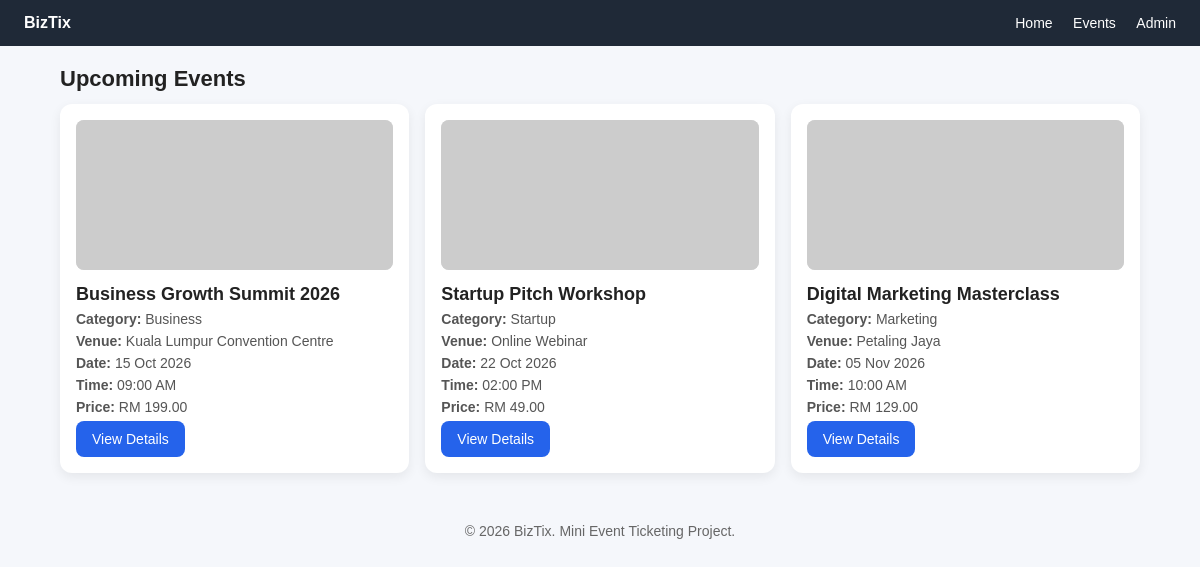
Screenshot of /events.php with the database file from the repository.
### tables this page shows
CREATE TABLE IF NOT EXISTS events (
    event_id INT AUTO_INCREMENT PRIMARY KEY,
    category_id INT NULL,
    title VARCHAR(255) NOT NULL,
    description TEXT NULL,
    venue VARCHAR(255) NOT NULL,
    event_date DATE NOT NULL,
    event_time TIME NOT NULL,
    ticket_price DECIMAL(10,2) NOT NULL DEFAULT 0.00,
    capacity INT NOT NULL DEFAULT 100,
    status ENUM('active', 'closed', 'cancelled') NOT NULL DEFAULT 'active',
    created_at TIMESTAMP DEFAULT CURRENT_TIMESTAMP,
    updated_at TIMESTAMP DEFAULT CURRENT_TIMESTAMP ON UPDATE CURRENT_TIMESTAMP,
    CONSTRAINT fk_events_category
        FOREIGN KEY (category_id) REFERENCES categories(category_id)
        ON DELETE SET NULL
        ON UPDATE CASCADE
);

CREATE TABLE IF NOT EXISTS categories (
    category_id INT AUTO_INCREMENT PRIMARY KEY,
    category_name VARCHAR(100) NOT NULL UNIQUE,
    created_at TIMESTAMP DEFAULT CURRENT_TIMESTAMP
);

### events.php (the view, shortened to what this page needs)
<?php
require_once "db.php";
$sql = "SELECT e.*, c.category_name
        FROM events e
        LEFT JOIN categories c ON e.category_id = c.category_id
        WHERE e.status = 'active'
        ORDER BY e.event_date ASC, e.event_time ASC";
$result = mysqli_query($conn, $sql);
?>
<!DOCTYPE html>
<html lang="en">
<head>
    <link rel="stylesheet" href="assets/css/style.css">
</head>
<body>
    <div class="navbar">
        <div><strong>BizTix</strong></div>
        <div>
            <a href="index.php">Home</a>
            <a href="events.php">Events</a>
            <a href="admin/login.php">Admin</a>
        </div>
    </div>
    <div class="section">
        <h2>Upcoming Events</h2>
        <div class="grid">
            <?php while ($row = mysqli_fetch_assoc($result)): ?>
                <div class="card">
                    <img src="https://via.placeholder.com/400x200?text=<?php echo urlencode($row['title']); ?>" alt="<?php echo htmlspecialchars($row['title']); ?>">
                    <h3><?php echo htmlspecialchars($row['title']); ?></h3>
                    <p><strong>Category:</strong> <?php echo htmlspecialchars($row['category_name'] ?? 'General'); ?></p>
                    <p><strong>Venue:</strong> <?php echo htmlspecialchars($row['venue']); ?></p>
                    <p><strong>Date:</strong> <?php echo date("d M Y", strtotime($row['event_date'])); ?></p>
                    <p><strong>Time:</strong> <?php echo date("h:i A", strtotime($row['event_time'])); ?></p>
                    <p><strong>Price:</strong> RM <?php echo number_format($row['ticket_price'], 2); ?></p>
                    <a href="event_details.php?id=<?php echo $row['event_id']; ?>" class="btn">View Details</a>
                </div>
            <?php endwhile; ?>
        </div>
    </div>
    <div class="footer">
        © <?php echo date("Y"); ?> BizTix. Mini Event Ticketing Project.
    </div>
</body>
</html>

### assets/css/style.css (style rules this page uses)
* { box-sizing: border-box; margin: 0; padding: 0; font-family: Arial, sans-serif; }
body { background: #f5f7fb; color: #222; }
.navbar { background: #1f2937; color: white; padding: 14px 24px; display: flex; justify-content: space-between; align-items: center; }
.navbar a { color: white; text-decoration: none; margin-left: 16px; font-size: 14px; }
.btn { display: inline-block; background: #2563eb; color: white; text-decoration: none; padding: 10px 16px; border-radius: 8px; font-size: 14px; }
.section { width: 90%; max-width: 1100px; margin: 20px auto; }
.section h2 { margin-bottom: 12px; font-size: 22px; }
.grid { display: grid; grid-template-columns: repeat(auto-fit, minmax(260px, 1fr)); gap: 16px; }
.card { background: white; border-radius: 12px; padding: 16px; box-shadow: 0 4px 12px rgba(0,0,0,0.07); }
.card img { width: 100%; height: 150px; object-fit: cover; border-radius: 8px; margin-bottom: 10px; background: #ddd; }
.card h3 { font-size: 18px; margin-bottom: 6px; }
.card p { font-size: 14px; color: #555; margin-bottom: 6px; }
.footer { text-align: center; padding: 20px; color: #666; font-size: 14px; margin-top: 30px; }

### rows the page displays
events: title "Business Growth Summit 2026", category.category_name "Business", venue "Kuala Lumpur Convention Centre", event_date "15 Oct 2026", event_time "09:00 AM", ticket_price "199.00"
events: title "Startup Pitch Workshop", category.category_name "Startup", venue "Online Webinar", event_date "22 Oct 2026", event_time "02:00 PM", ticket_price "49.00"
events: title "Digital Marketing Masterclass", category.category_name "Marketing", venue "Petaling Jaya", event_date "05 Nov 2026", event_time "10:00 AM", ticket_price "129.00"
